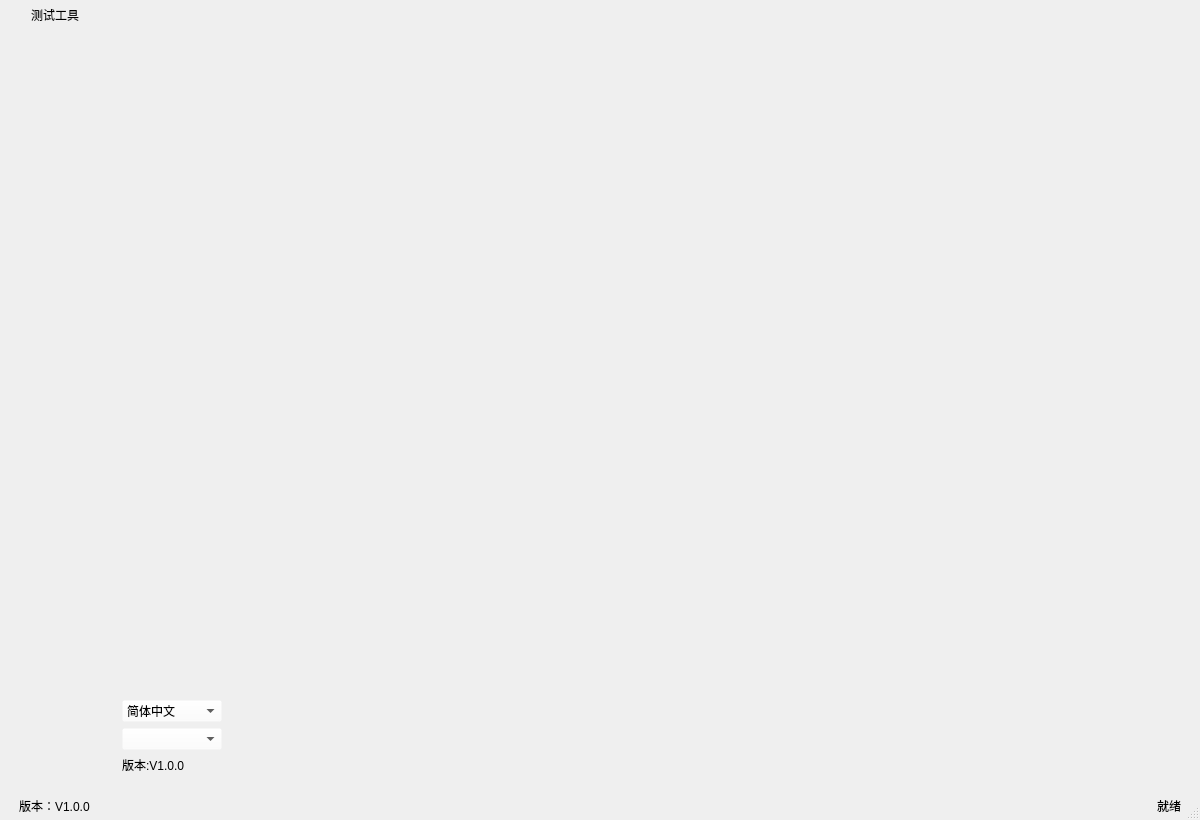
<?xml version="1.0" encoding="UTF-8"?>
<ui version="4.0">
 <class>MainWindow</class>
 <widget class="QDialog" name="MainWindow">
  <property name="geometry">
   <rect>
    <x>0</x>
    <y>0</y>
    <width>1200</width>
    <height>820</height>
   </rect>
  </property>
  <property name="maximumSize">
   <size>
    <width>16777215</width>
    <height>16777215</height>
   </size>
  </property>
  <property name="sizeGripEnabled">
   <bool>true</bool>
  </property>
  <layout class="QVBoxLayout" name="verticalLayout">
   <property name="spacing">
    <number>0</number>
   </property>
   <property name="leftMargin">
    <number>1</number>
   </property>
   <property name="topMargin">
    <number>1</number>
   </property>
   <property name="rightMargin">
    <number>1</number>
   </property>
   <property name="bottomMargin">
    <number>1</number>
   </property>
   <item>
    <widget class="QWidget" name="widget_title" native="true">
     <property name="sizePolicy">
      <sizepolicy hsizetype="Preferred" vsizetype="Fixed">
       <horstretch>0</horstretch>
       <verstretch>0</verstretch>
      </sizepolicy>
     </property>
     <property name="minimumSize">
      <size>
       <width>100</width>
       <height>28</height>
      </size>
     </property>
     <layout class="QHBoxLayout" name="horizontalLayout_2">
      <property name="spacing">
       <number>0</number>
      </property>
      <property name="leftMargin">
       <number>0</number>
      </property>
      <property name="topMargin">
       <number>0</number>
      </property>
      <property name="rightMargin">
       <number>0</number>
      </property>
      <property name="bottomMargin">
       <number>0</number>
      </property>
      <item>
       <widget class="QLabel" name="lab_Ico">
        <property name="sizePolicy">
         <sizepolicy hsizetype="Minimum" vsizetype="Preferred">
          <horstretch>0</horstretch>
          <verstretch>0</verstretch>
         </sizepolicy>
        </property>
        <property name="minimumSize">
         <size>
          <width>30</width>
          <height>0</height>
         </size>
        </property>
        <property name="text">
         <string/>
        </property>
        <property name="alignment">
         <set>Qt::AlignCenter</set>
        </property>
       </widget>
      </item>
      <item>
       <widget class="QLabel" name="lab_Title">
        <property name="sizePolicy">
         <sizepolicy hsizetype="Expanding" vsizetype="Preferred">
          <horstretch>0</horstretch>
          <verstretch>0</verstretch>
         </sizepolicy>
        </property>
        <property name="styleSheet">
         <string notr="true"/>
        </property>
        <property name="text">
         <string>测试工具</string>
        </property>
        <property name="alignment">
         <set>Qt::AlignLeading|Qt::AlignLeft|Qt::AlignVCenter</set>
        </property>
       </widget>
      </item>
      <item>
       <widget class="QWidget" name="widget_menu" native="true">
        <property name="sizePolicy">
         <sizepolicy hsizetype="Minimum" vsizetype="Preferred">
          <horstretch>0</horstretch>
          <verstretch>0</verstretch>
         </sizepolicy>
        </property>
        <layout class="QHBoxLayout" name="horizontalLayout">
         <property name="spacing">
          <number>0</number>
         </property>
         <property name="leftMargin">
          <number>0</number>
         </property>
         <property name="topMargin">
          <number>0</number>
         </property>
         <property name="rightMargin">
          <number>0</number>
         </property>
         <property name="bottomMargin">
          <number>0</number>
         </property>
         <item>
          <widget class="QPushButton" name="btnMenu_Min">
           <property name="sizePolicy">
            <sizepolicy hsizetype="Minimum" vsizetype="Expanding">
             <horstretch>0</horstretch>
             <verstretch>0</verstretch>
            </sizepolicy>
           </property>
           <property name="minimumSize">
            <size>
             <width>40</width>
             <height>0</height>
            </size>
           </property>
           <property name="cursor">
            <cursorShape>ArrowCursor</cursorShape>
           </property>
           <property name="focusPolicy">
            <enum>Qt::NoFocus</enum>
           </property>
           <property name="toolTip">
            <string>最小化</string>
           </property>
           <property name="text">
            <string/>
           </property>
           <property name="flat">
            <bool>true</bool>
           </property>
          </widget>
         </item>
         <item>
          <widget class="QPushButton" name="btnMenu_Max">
           <property name="sizePolicy">
            <sizepolicy hsizetype="Minimum" vsizetype="Expanding">
             <horstretch>0</horstretch>
             <verstretch>0</verstretch>
            </sizepolicy>
           </property>
           <property name="minimumSize">
            <size>
             <width>40</width>
             <height>0</height>
            </size>
           </property>
           <property name="cursor">
            <cursorShape>ArrowCursor</cursorShape>
           </property>
           <property name="focusPolicy">
            <enum>Qt::NoFocus</enum>
           </property>
           <property name="toolTip">
            <string>最大化</string>
           </property>
           <property name="text">
            <string/>
           </property>
           <property name="flat">
            <bool>true</bool>
           </property>
          </widget>
         </item>
         <item>
          <widget class="QPushButton" name="btnMenu_Close">
           <property name="sizePolicy">
            <sizepolicy hsizetype="Minimum" vsizetype="Expanding">
             <horstretch>0</horstretch>
             <verstretch>0</verstretch>
            </sizepolicy>
           </property>
           <property name="minimumSize">
            <size>
             <width>40</width>
             <height>0</height>
            </size>
           </property>
           <property name="cursor">
            <cursorShape>ArrowCursor</cursorShape>
           </property>
           <property name="focusPolicy">
            <enum>Qt::NoFocus</enum>
           </property>
           <property name="toolTip">
            <string>关闭</string>
           </property>
           <property name="text">
            <string/>
           </property>
           <property name="flat">
            <bool>true</bool>
           </property>
          </widget>
         </item>
        </layout>
       </widget>
      </item>
     </layout>
    </widget>
   </item>
   <item>
    <widget class="QWidget" name="widget_main" native="true">
     <property name="sizePolicy">
      <sizepolicy hsizetype="Preferred" vsizetype="Preferred">
       <horstretch>0</horstretch>
       <verstretch>0</verstretch>
      </sizepolicy>
     </property>
     <layout class="QHBoxLayout" name="horizontalLayout_6">
      <property name="spacing">
       <number>0</number>
      </property>
      <property name="leftMargin">
       <number>0</number>
      </property>
      <property name="topMargin">
       <number>0</number>
      </property>
      <property name="rightMargin">
       <number>0</number>
      </property>
      <property name="bottomMargin">
       <number>0</number>
      </property>
      <item>
       <widget class="QFrame" name="frame">
        <property name="styleSheet">
         <string notr="true">QFrame {border-radius: 0px}</string>
        </property>
        <property name="frameShape">
         <enum>QFrame::StyledPanel</enum>
        </property>
        <property name="frameShadow">
         <enum>QFrame::Raised</enum>
        </property>
        <layout class="QGridLayout" name="gridLayout_2">
         <property name="leftMargin">
          <number>6</number>
         </property>
         <property name="topMargin">
          <number>0</number>
         </property>
         <property name="rightMargin">
          <number>6</number>
         </property>
         <property name="bottomMargin">
          <number>4</number>
         </property>
         <property name="horizontalSpacing">
          <number>2</number>
         </property>
         <property name="verticalSpacing">
          <number>0</number>
         </property>
         <item row="0" column="0">
          <layout class="QVBoxLayout" name="verticalLayout_6">
           <item>
            <widget class="QStackedWidget" name="stackedWidget">
             <property name="currentIndex">
              <number>0</number>
             </property>
             <widget class="QWidget" name="status_page">
              <widget class="QWidget" name="widget1" native="true">
               <property name="geometry">
                <rect>
                 <x>100</x>
                 <y>-10</y>
                 <width>180</width>
                 <height>766</height>
                </rect>
               </property>
               <property name="minimumSize">
                <size>
                 <width>180</width>
                 <height>0</height>
                </size>
               </property>
               <property name="maximumSize">
                <size>
                 <width>120</width>
                 <height>65536</height>
                </size>
               </property>
               <layout class="QVBoxLayout" name="verticalLayout_4">
                <property name="spacing">
                 <number>0</number>
                </property>
                <property name="leftMargin">
                 <number>0</number>
                </property>
                <property name="topMargin">
                 <number>0</number>
                </property>
                <property name="rightMargin">
                 <number>0</number>
                </property>
                <property name="bottomMargin">
                 <number>0</number>
                </property>
                <item>
                 <widget class="QLabel" name="logo_img">
                  <property name="minimumSize">
                   <size>
                    <width>0</width>
                    <height>50</height>
                   </size>
                  </property>
                  <property name="maximumSize">
                   <size>
                    <width>16777215</width>
                    <height>50</height>
                   </size>
                  </property>
                  <property name="text">
                   <string/>
                  </property>
                  <property name="pixmap">
                   <pixmap resource="../widgets/other/rc.qrc">:/image/logo.png</pixmap>
                  </property>
                  <property name="scaledContents">
                   <bool>true</bool>
                  </property>
                 </widget>
                </item>
                <item>
                 <spacer name="verticalSpacer1">
                  <property name="orientation">
                   <enum>Qt::Vertical</enum>
                  </property>
                  <property name="sizeHint" stdset="0">
                   <size>
                    <width>20</width>
                    <height>366</height>
                   </size>
                  </property>
                 </spacer>
                </item>
                <item>
                 <widget class="QWidget" name="widget" native="true">
                  <layout class="QVBoxLayout" name="verticalLayout_7">
                   <property name="leftMargin">
                    <number>15</number>
                   </property>
                   <property name="rightMargin">
                    <number>9</number>
                   </property>
                   <item>
                    <widget class="QComboBox" name="i18n_comboBox">
                     <property name="sizePolicy">
                      <sizepolicy hsizetype="Fixed" vsizetype="Fixed">
                       <horstretch>0</horstretch>
                       <verstretch>0</verstretch>
                      </sizepolicy>
                     </property>
                     <property name="minimumSize">
                      <size>
                       <width>100</width>
                       <height>0</height>
                      </size>
                     </property>
                     <property name="maximumSize">
                      <size>
                       <width>16777215</width>
                       <height>16777215</height>
                      </size>
                     </property>
                     <property name="layoutDirection">
                      <enum>Qt::LeftToRight</enum>
                     </property>
                     <property name="styleSheet">
                      <string notr="true">background-color: rgba(255, 255, 255, 0);
border-color: rgba(255, 255, 255, 0);</string>
                     </property>
                     <property name="sizeAdjustPolicy">
                      <enum>QComboBox::AdjustToContentsOnFirstShow</enum>
                     </property>
                     <item>
                      <property name="text">
                       <string>简体中文</string>
                      </property>
                     </item>
                     <item>
                      <property name="text">
                       <string>English</string>
                      </property>
                     </item>
                    </widget>
                   </item>
                   <item>
                    <widget class="QComboBox" name="style_comboBox">
                     <property name="sizePolicy">
                      <sizepolicy hsizetype="Fixed" vsizetype="Fixed">
                       <horstretch>0</horstretch>
                       <verstretch>0</verstretch>
                      </sizepolicy>
                     </property>
                     <property name="minimumSize">
                      <size>
                       <width>100</width>
                       <height>0</height>
                      </size>
                     </property>
                     <property name="styleSheet">
                      <string notr="true">background-color: rgba(255, 255, 255, 0);
border-color: rgba(255, 255, 255, 0);</string>
                     </property>
                    </widget>
                   </item>
                   <item>
                    <widget class="QLabel" name="version_label">
                     <property name="text">
                      <string>版本:V1.0.0</string>
                     </property>
                    </widget>
                   </item>
                  </layout>
                 </widget>
                </item>
               </layout>
              </widget>
             </widget>
             <widget class="QWidget" name="setting_page">
              <widget class="QWidget" name="layoutWidget">
               <property name="geometry">
                <rect>
                 <x>230</x>
                 <y>612</y>
                 <width>371</width>
                 <height>51</height>
                </rect>
               </property>
               <layout class="QHBoxLayout" name="horizontalLayout_8">
                <item>
                 <widget class="QPushButton" name="pushButton">
                  <property name="text">
                   <string>保存配置</string>
                  </property>
                 </widget>
                </item>
                <item>
                 <spacer name="horizontalSpacer">
                  <property name="orientation">
                   <enum>Qt::Horizontal</enum>
                  </property>
                  <property name="sizeHint" stdset="0">
                   <size>
                    <width>40</width>
                    <height>20</height>
                   </size>
                  </property>
                 </spacer>
                </item>
                <item>
                 <widget class="QPushButton" name="config_default_pushButton">
                  <property name="text">
                   <string>恢复出厂默认配置</string>
                  </property>
                 </widget>
                </item>
               </layout>
              </widget>
             </widget>
             <widget class="QWidget" name="upgrade_page">
              <layout class="QHBoxLayout" name="horizontalLayout_4">
               <property name="leftMargin">
                <number>2</number>
               </property>
               <property name="topMargin">
                <number>0</number>
               </property>
               <property name="rightMargin">
                <number>2</number>
               </property>
               <property name="bottomMargin">
                <number>2</number>
               </property>
               <item>
                <widget class="QGroupBox" name="groupBox_34">
                 <property name="sizePolicy">
                  <sizepolicy hsizetype="Expanding" vsizetype="Minimum">
                   <horstretch>0</horstretch>
                   <verstretch>0</verstretch>
                  </sizepolicy>
                 </property>
                 <property name="maximumSize">
                  <size>
                   <width>200</width>
                   <height>16777215</height>
                  </size>
                 </property>
                 <property name="title">
                  <string>固件信息</string>
                 </property>
                 <layout class="QVBoxLayout" name="verticalLayout_3" stretch="5,6,2,1">
                  <item>
                   <layout class="QVBoxLayout" name="verticalLayout_2">
                    <item>
                     <widget class="QLabel" name="fw_name_label">
                      <property name="text">
                       <string>固件名称:</string>
                      </property>
                     </widget>
                    </item>
                    <item>
                     <widget class="QLabel" name="fw_size_label">
                      <property name="text">
                       <string>固件大小:0字节</string>
                      </property>
                     </widget>
                    </item>
                    <item>
                     <widget class="QLabel" name="fw_type_label">
                      <property name="text">
                       <string>固件类型:0000</string>
                      </property>
                     </widget>
                    </item>
                    <item>
                     <widget class="QLabel" name="fw_ver_label">
                      <property name="text">
                       <string>固件版本:0.0.0</string>
                      </property>
                     </widget>
                    </item>
                    <item>
                     <widget class="QLabel" name="fw_create_label">
                      <property name="text">
                       <string>创建日期:</string>
                      </property>
                     </widget>
                    </item>
                   </layout>
                  </item>
                  <item>
                   <spacer name="verticalSpacer">
                    <property name="orientation">
                     <enum>Qt::Vertical</enum>
                    </property>
                    <property name="sizeHint" stdset="0">
                     <size>
                      <width>20</width>
                      <height>40</height>
                     </size>
                    </property>
                   </spacer>
                  </item>
                  <item>
                   <layout class="QHBoxLayout" name="horizontalLayout_9">
                    <item>
                     <widget class="QPushButton" name="loadFW_Button">
                      <property name="minimumSize">
                       <size>
                        <width>0</width>
                        <height>36</height>
                       </size>
                      </property>
                      <property name="text">
                       <string>载入固件...</string>
                      </property>
                     </widget>
                    </item>
                    <item>
                     <widget class="QPushButton" name="writeFW_Button">
                      <property name="minimumSize">
                       <size>
                        <width>0</width>
                        <height>36</height>
                       </size>
                      </property>
                      <property name="text">
                       <string>写入</string>
                      </property>
                     </widget>
                    </item>
                   </layout>
                  </item>
                  <item>
                   <widget class="QProgressBar" name="progressBar">
                    <property name="value">
                     <number>0</number>
                    </property>
                   </widget>
                  </item>
                 </layout>
                </widget>
               </item>
               <item>
                <layout class="QVBoxLayout" name="verticalLayout_5" stretch="10,3">
                 <item>
                  <widget class="QGroupBox" name="groupBox_24">
                   <property name="sizePolicy">
                    <sizepolicy hsizetype="Expanding" vsizetype="Expanding">
                     <horstretch>0</horstretch>
                     <verstretch>0</verstretch>
                    </sizepolicy>
                   </property>
                   <property name="title">
                    <string>固件数据</string>
                   </property>
                   <layout class="QGridLayout" name="gridLayout">
                    <item row="0" column="0">
                     <widget class="QHexEdit" name="cfHexEdit" native="true"/>
                    </item>
                   </layout>
                  </widget>
                 </item>
                 <item>
                  <widget class="QGroupBox" name="groupBox_28">
                   <property name="sizePolicy">
                    <sizepolicy hsizetype="Expanding" vsizetype="Preferred">
                     <horstretch>0</horstretch>
                     <verstretch>0</verstretch>
                    </sizepolicy>
                   </property>
                   <property name="minimumSize">
                    <size>
                     <width>0</width>
                     <height>0</height>
                    </size>
                   </property>
                   <property name="title">
                    <string>提示信息</string>
                   </property>
                   <layout class="QHBoxLayout" name="horizontalLayout_7">
                    <property name="spacing">
                     <number>6</number>
                    </property>
                    <property name="topMargin">
                     <number>20</number>
                    </property>
                    <property name="bottomMargin">
                     <number>8</number>
                    </property>
                    <item>
                     <widget class="QTextEdit" name="Log_textEdit"/>
                    </item>
                   </layout>
                  </widget>
                 </item>
                </layout>
               </item>
              </layout>
             </widget>
             <widget class="QWidget" name="multiupgrade_page">
              <layout class="QGridLayout" name="gridLayout_3"/>
             </widget>
            </widget>
           </item>
          </layout>
         </item>
        </layout>
       </widget>
      </item>
     </layout>
    </widget>
   </item>
   <item>
    <widget class="QWidget" name="widget_status" native="true">
     <property name="sizePolicy">
      <sizepolicy hsizetype="Expanding" vsizetype="Fixed">
       <horstretch>0</horstretch>
       <verstretch>0</verstretch>
      </sizepolicy>
     </property>
     <property name="minimumSize">
      <size>
       <width>100</width>
       <height>24</height>
      </size>
     </property>
     <layout class="QHBoxLayout" name="horizontalLayout_3">
      <property name="leftMargin">
       <number>18</number>
      </property>
      <property name="topMargin">
       <number>4</number>
      </property>
      <property name="rightMargin">
       <number>18</number>
      </property>
      <property name="bottomMargin">
       <number>4</number>
      </property>
      <item>
       <widget class="QLabel" name="label_2">
        <property name="sizePolicy">
         <sizepolicy hsizetype="Expanding" vsizetype="Preferred">
          <horstretch>0</horstretch>
          <verstretch>0</verstretch>
         </sizepolicy>
        </property>
        <property name="text">
         <string>版本：V1.0.0</string>
        </property>
       </widget>
      </item>
      <item>
       <widget class="QLabel" name="status_label">
        <property name="text">
         <string>就绪</string>
        </property>
       </widget>
      </item>
     </layout>
    </widget>
   </item>
  </layout>
 </widget>
 <layoutdefault spacing="6" margin="11"/>
 <customwidgets>
  <customwidget>
   <class>QHexEdit</class>
   <extends>QWidget</extends>
   <header location="global">qhexedit.h</header>
   <container>1</container>
  </customwidget>
 </customwidgets>
 <resources>
  <include location="../widgets/other/rc.qrc"/>
 </resources>
 <connections/>
</ui>
